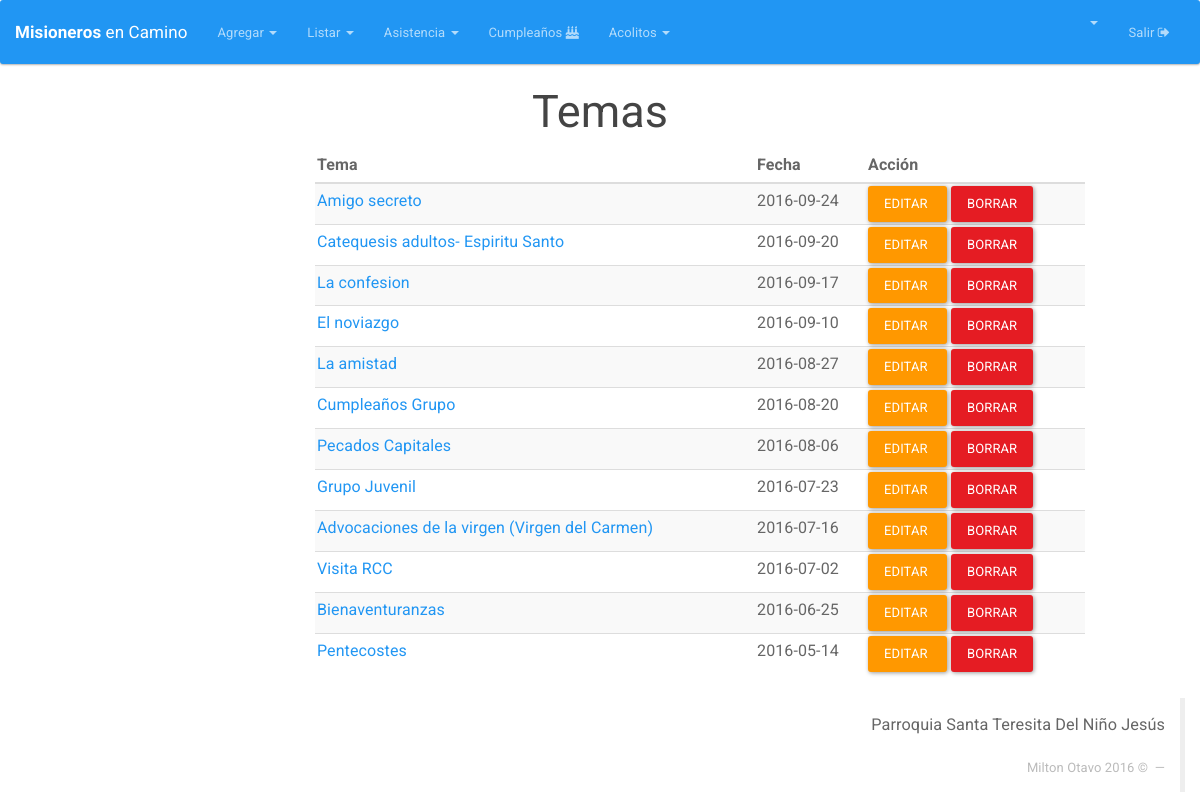
/Temas (signed in), run on the app's committed database.
### tables this page shows
CREATE TABLE `tema` (
  `ID_TEMA` int(11) NOT NULL,
  `TEMA` varchar(50) NOT NULL,
  `DESCRIPCION` text NOT NULL,
  `FECHA` date DEFAULT NULL,
  `USUARIOLOG` bigint(11) NOT NULL,
  `FECHALOG` timestamp NOT NULL DEFAULT CURRENT_TIMESTAMP ON UPDATE CURRENT_TIMESTAMP
);

### index.php (called while the page is built, shortened)
<?php
if (isset($_SESSION['app_id'])) {
	require_once "Core/Models/Conexion.php";
}
Core\Config\Enrutador::run(new Core\Config\Request());
?>

### Core/Models/Conexion.php (called while the page is built, shortened)
<?php namespace Core\Models;
	class Conexion{
		private $datos= array (
				"host"=>DB_HOST,
				"user"=>DB_USER,
				"pass"=>DB_PASS,
				"db"=>DB_NAME
			);
		private $db;
		public function __construct()
		{
			$this->db = new \mysqli(
					$this->datos['host'],
					$this->datos['user'],
					$this->datos['pass'],
					$this->datos['db']
				);
			$this->db-> set_charset("utf8");
		}
		public function consultaRetorno($sql){
			$datos = $this->db->query($sql);
			return $datos;
		}
	}
 ?>

### Core/Config/Request.php (called while the page is built, shortened)
<?php namespace Core\Config;
class Request{
	private $metodo;
	private $argumento;
	public function __construct(){
		if(isset($_GET['url'])){
			$ruta = filter_input(INPUT_GET, 'url', FILTER_SANITIZE_URL);
			$ruta = explode("/", $ruta);
			$ruta = array_filter($ruta);
			if($ruta[0] == "index.php"){
				$this->controlador = "Login";
			}else{
				$this->controlador = strtolower(array_shift($ruta));
			}
			$this->metodo = strtolower(array_shift($ruta));
			if(!$this->metodo){
				$this->metodo = "index";
			}
			$this->argumento = $ruta;
		}else{
			$this->controlador = "Login";
			$this->metodo = "index";
		}
	}
	public function getMetodo(){
		return $this->metodo;
	}
	public function getArgumento(){
		return $this->argumento;
	}
}
?>

### Core/Controllers/TemasController.php (called while the page is built, shortened)
<?php namespace Core\Controllers;
class TemasController{
	private $Tema;
	public function __construct(){
		$this->Tema = new Tema();
	}
	public function index(){
		if (!empty($_SESSION['app_id'])) {
			$datos=$this->Tema->listar();
			return $datos;
		}  else {
			header("Location:" . URL . "Integrantes");
		}
	}
}
?>

### Core/Models/Tema.php (called while the page is built, shortened)
<?php namespace Core\Models;
	class Tema {
		private $db;
		public function __construct(){
			$this->db = new Conexion();
		}
		public function listar(){
			$sql="SELECT * from tema order by FECHA desc";
			$datos=$this->db->consultaRetorno($sql);
			return $datos;
		}
	}
 ?>

### HTML/Temas/index.php (the view)
<html>
<head>
  <?php include(HTML_DIR.'/overall/header.php') ?>
</head>
<body>
  <?php include(HTML_DIR.'/overall/nav.php') ?>
  <div id="container">
    <h2 align="center">Temas</h2>
    <div class="">
      <div class="col-md-3"></div>
      <div class="col-md-8">
        <table class="table table-striped table-hover dataTable" id="">
          <thead>
            <tr>
              <th>Tema</th>
              <th>Fecha</th>
              <th>Acción</th>
            </tr>
          </thead>
          <tbody>
            <?php while($row = mysqli_fetch_array($datos)){ ?>
              <tr>
                <td><a style="text-decoration: none;" href="<?php echo URL; ?>Temas/ver/<?php echo $row['ID_TEMA']; ?>"> <?php  echo $row['TEMA']  ?> </a></td>
                <td><?php  echo $row['FECHA']; ?></td>
                <td><a  class="btn btn-warning" href="<?php echo URL; ?>Temas/editar/<?php echo $row['ID_TEMA']; ?>">Editar&nbsp;</a>
                  <a  class="btn btn-danger" onclick="DeleteItem('¿Está seguro de eliminar este familiar?','<?php echo URL; ?>Temas/eliminar/<?php echo $row['ID_TEMA']; ?>')" >Borrar</a>
                </td>
              </tr>
              <?php
            }
            ?>
          </tbody>
        </table>
      </div>
      <div class="col-md-2"></div>
    </div>
  </div>
  <?php include(HTML_DIR.'/overall/footer.php') ?>
</body>
</html>

### data on the page
tema: TEMA "Amigo secreto", FECHA "2016-09-24"
tema: TEMA "Catequesis adultos- Espiritu Santo", FECHA "2016-09-20"
tema: TEMA "La confesion", FECHA "2016-09-17"
tema: TEMA "El noviazgo", FECHA "2016-09-10"
tema: TEMA "La amistad", FECHA "2016-08-27"
tema: TEMA "Cumpleaños Grupo", FECHA "2016-08-20"
tema: TEMA "Pecados Capitales", FECHA "2016-08-06"
tema: TEMA "Grupo Juvenil", FECHA "2016-07-23"
tema: TEMA "Advocaciones de la virgen (Virgen del Carmen)", FECHA "2016-07-16"
tema: TEMA "Visita RCC", FECHA "2016-07-02"
tema: TEMA "Bienaventuranzas", FECHA "2016-06-25"
tema: TEMA "Pentecostes", FECHA "2016-05-14"
